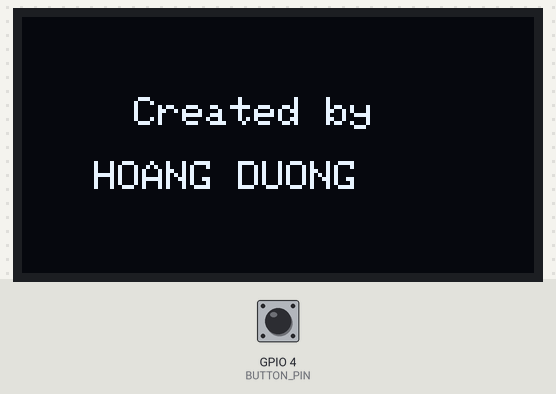
Bench run of a sketch on a simulated ESP32. On the bench: 128×64 one-colour display. Inputs (shaded band) come from the test bench; at power-on: GPIO 4 (BUTTON_PIN) HIGH. Random numbers use the default seed unless the sketch sets one.

Above: at 2.1 s.
At 5.1 s:
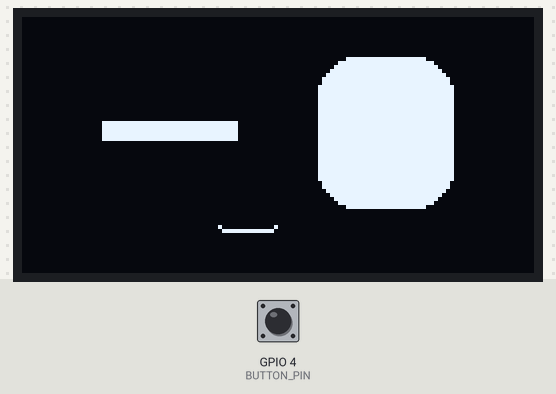
5.2 s: GPIO 4 (BUTTON_PIN) pulled LOW for 0.15 s
At 5.5 s:
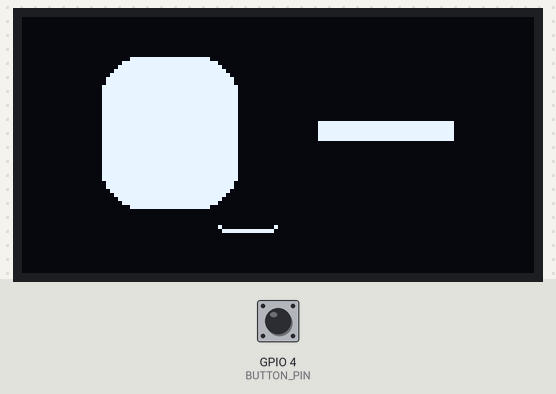
8.3 s: GPIO 4 (BUTTON_PIN) pulled LOW for 1 s
At 9.1 s:
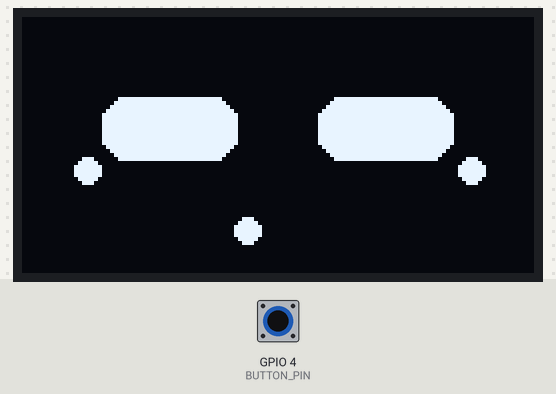
12.3 s: GPIO 4 (BUTTON_PIN) pulled LOW for 0.15 s
At 13.3 s:
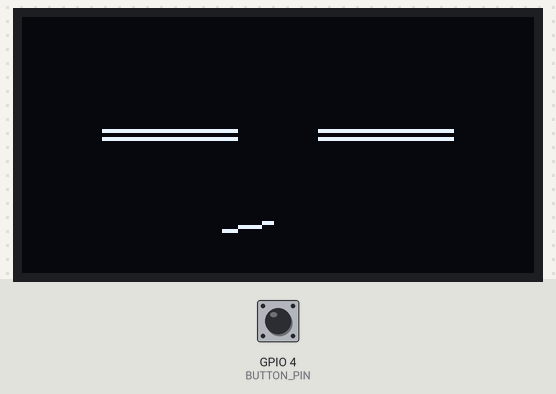
Timing chart, 0 to 15.3 s (numbered marks = the images above; inputs shaded):
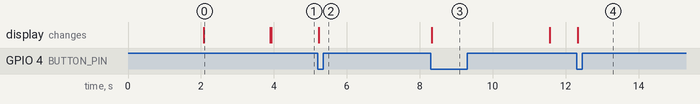

Measured:
- what the display in image 0 shows lasts 1.8 s, from 2.1 s to 3.9 s

The sketch:

Dasai_Mochi.ino
```cpp
#include <Wire.h>
#include <Adafruit_GFX.h>
#include <Adafruit_SSD1306.h>

#define SCREEN_WIDTH 128
#define SCREEN_HEIGHT 64
#define OLED_RESET    -1
Adafruit_SSD1306 display(SCREEN_WIDTH, SCREEN_HEIGHT, &Wire, OLED_RESET);

#define SDA_PIN 8
#define SCL_PIN 9
#define BUTTON_PIN 4  // Nút bấm đổi trạng thái lập tức

// Danh sách hơn 15 trạng thái chuyển động & biểu cảm ngộ nghĩnh
enum State {
  HAPPY,         // 0. Cười vui vẻ
  LOOK_AROUND,   // 1. Liếc qua lại trái phải tinh nghịch
  LOOK_UP_DOWN,  // 2. Nhìn lên nhìn xuống ngộ nghĩnh
  DOUBLE_BLINK,  // 3. Nháy mắt liên tục 2 lần
  SPARKLE,       // 4. Mắt cười tít hình cung (^ ^)
  LOVE,          // 5. Mắt trái tim lấp lánh ❤️
  SURPRISED,     // 6. Ngạc nhiên tròn xoe há miệng
  ANGRY,         // 7. Cáu kỉnh / Nghiến răng
  CRY,           // 8. Buồn mếu máo rớm lệ
  SLEEPING,      // 9. Ngủ gật khò khò (- -)
  PROUD,         // 10. Tự đắc nhếch mép
  DIZZY,         // 11. Mắt chóng mặt hình chữ X (X X)
  SQUINT,        // 12. Mắt nheo tít gian xảo
  WINK_LEFT,     // 13. Nháy mắt trái tinh nghịch
  WINK_RIGHT,    // 14. Nháy mắt phải tinh nghịch
  SHY            // 15. Xấu hổ má đỏ / cười thẹn thùng
};

State currentState = HAPPY;
unsigned long lastExpressionChange = 0;
unsigned long expressionInterval = 3000;
unsigned long lastAnimUpdate = 0;
int animStep = 0;
bool buttonLastState = HIGH;

// --- Hàm vẽ Mắt cơ bản ---
void drawEye(int x, int y, int w, int h, int r) {
  display.fillRoundRect(x, y, w, h, r, SSD1306_WHITE);
}

void drawBlink(int x, int y, int w) {
  display.fillRect(x, y + 16, w, 5, SSD1306_WHITE);
}

// --- Hàm vẽ Miệng tương ứng với 16 trạng thái ---
void drawMouth(State state) {
  int mouthX = 56;
  int mouthY = 53;

  switch (state) {
    case HAPPY:
    case SPARKLE:
    case WINK_LEFT:
    case WINK_RIGHT:
      // Miệng cười mỉm
      display.drawFastHLine(mouthX - 6, mouthY, 13, SSD1306_WHITE);
      display.drawPixel(mouthX - 7, mouthY - 1, SSD1306_WHITE);
      display.drawPixel(mouthX + 7, mouthY - 1, SSD1306_WHITE);
      break;

    case LOVE:
    case SHY:
      // Miệng chúm chím nhỏ
      display.fillCircle(mouthX, mouthY, 3, SSD1306_WHITE);
      break;

    case SURPRISED:
    case DIZZY:
      // Miệng há to chữ O
      display.fillCircle(mouthX, mouthY, 5, SSD1306_BLACK);
      display.drawCircle(mouthX, mouthY, 5, SSD1306_WHITE);
      break;

    case ANGRY:
      // Miệng cáu kỉnh (zic-zac)
      display.drawLine(mouthX - 8, mouthY + 2, mouthX - 3, mouthY - 2, SSD1306_WHITE);
      display.drawLine(mouthX - 3, mouthY - 2, mouthX + 3, mouthY + 2, SSD1306_WHITE);
      display.drawLine(mouthX + 3, mouthY + 2, mouthX + 8, mouthY - 2, SSD1306_WHITE);
      break;

    case CRY:
      // Miệng mếu
      display.drawPixel(mouthX - 7, mouthY + 1, SSD1306_WHITE);
      display.drawFastHLine(mouthX - 6, mouthY, 13, SSD1306_WHITE);
      display.drawPixel(mouthX + 7, mouthY + 1, SSD1306_WHITE);
      break;

    case PROUD:
    case SQUINT:
      // Miệng nhếch mép
      display.drawLine(mouthX - 6, mouthY, mouthX + 6, mouthY - 2, SSD1306_WHITE);
      break;

    case SLEEPING:
      // Miệng khi ngủ
      display.drawFastHLine(mouthX - 3, mouthY, 7, SSD1306_WHITE);
      break;

    default:
      // Miệng ngang bình thường
      display.drawFastHLine(mouthX - 4, mouthY, 9, SSD1306_WHITE);
      break;
  }
}

// --- Hàm hiển thị khuôn mặt động hoàn chỉnh ---
void renderFace() {
  display.clearDisplay();

  int eyeWidth = 34;
  int eyeHeight = 38;
  int baseLeftX = 20;
  int baseRightX = 74;
  int baseEyeY = 10;

  int offsetX = 0;
  int offsetY = 0;

  // Xử lý chuyển động hoạt hoạ theo từng khung hình (animStep)
  if (currentState == LOOK_AROUND) {
    if (animStep % 4 == 0) offsetX = -7;
    else if (animStep % 4 == 2) offsetX = 7;
    else offsetX = 0;
  } else if (currentState == LOOK_UP_DOWN) {
    if (animStep % 2 == 0) offsetY = -5;
    else offsetY = 5;
  } else if (currentState == DOUBLE_BLINK) {
    if (animStep % 2 == 1) {
      drawBlink(baseLeftX, baseEyeY, eyeWidth);
      drawBlink(baseRightX, baseEyeY, eyeWidth);
      drawMouth(currentState);
      display.display();
      return;
    }
  }

  int leftX = baseLeftX + offsetX;
  int rightX = baseRightX + offsetX;
  int eyeY = baseEyeY + offsetY;

  // Vẽ mắt tương ứng với 16 trạng thái
  switch (currentState) {
    case HAPPY:
    case LOOK_AROUND:
    case LOOK_UP_DOWN:
    case DOUBLE_BLINK:
      drawEye(leftX, eyeY, eyeWidth, eyeHeight, 10);
      drawEye(rightX, eyeY, eyeWidth, eyeHeight, 10);
      break;

    case SPARKLE:
      drawEye(leftX, eyeY + 6, eyeWidth, eyeHeight - 6, 8);
      display.fillTriangle(leftX - 4, eyeY + 14, leftX + eyeWidth + 4, eyeY + 14, leftX + eyeWidth / 2, eyeY, SSD1306_BLACK);
      drawEye(rightX, eyeY + 6, eyeWidth, eyeHeight - 6, 8);
      display.fillTriangle(rightX - 4, eyeY + 14, rightX + eyeWidth + 4, eyeY + 14, rightX + eyeWidth / 2, eyeY, SSD1306_BLACK);
      break;

    case LOVE:
      display.fillCircle(leftX + 10, eyeY + 10, 9, SSD1306_WHITE);
      display.fillCircle(leftX + 26, eyeY + 10, 9, SSD1306_WHITE);
      display.fillTriangle(leftX, eyeY + 14, leftX + 36, eyeY + 14, leftX + 18, eyeY + 34, SSD1306_WHITE);
      display.fillCircle(rightX + 10, eyeY + 10, 9, SSD1306_WHITE);
      display.fillCircle(rightX + 26, eyeY + 10, 9, SSD1306_WHITE);
      display.fillTriangle(rightX, eyeY + 14, rightX + 36, eyeY + 14, rightX + 18, eyeY + 34, SSD1306_WHITE);
      break;

    case SURPRISED:
      display.fillCircle(leftX + 17, eyeY + 17, 16, SSD1306_WHITE);
      display.fillCircle(leftX + 17, eyeY + 17, 9, SSD1306_BLACK);
      display.fillCircle(rightX + 17, eyeY + 17, 16, SSD1306_WHITE);
      display.fillCircle(rightX + 17, eyeY + 17, 9, SSD1306_BLACK);
      break;

    case ANGRY:
      drawEye(leftX, eyeY, eyeWidth, eyeHeight, 8);
      display.fillTriangle(leftX - 5, eyeY - 4, leftX + eyeWidth + 5, eyeY - 4, leftX + eyeWidth + 5, eyeY + 14, SSD1306_BLACK);
      drawEye(rightX, eyeY, eyeWidth, eyeHeight, 8);
      display.fillTriangle(rightX - 5, eyeY - 4, rightX + eyeWidth + 5, eyeY - 4, rightX - 5, eyeY + 14, SSD1306_BLACK);
      break;

    case CRY:
      drawEye(leftX, eyeY, eyeWidth, eyeHeight, 8);
      display.fillTriangle(leftX - 4, eyeY - 4, leftX + eyeWidth + 4, eyeY - 4, leftX - 4, eyeY + 14, SSD1306_BLACK);
      display.fillCircle(leftX + 10, eyeY + 40, 3, SSD1306_WHITE);
      drawEye(rightX, eyeY, eyeWidth, eyeHeight, 8);
      display.fillTriangle(rightX - 4, eyeY - 4, rightX + eyeWidth + 4, eyeY - 4, rightX - 4, eyeY + 14, SSD1306_BLACK);
      display.fillCircle(rightX + 10, eyeY + 40, 3, SSD1306_WHITE);
      break;

    case SLEEPING:
      display.drawFastHLine(leftX, eyeY + 18, eyeWidth, SSD1306_WHITE);
      display.drawFastHLine(leftX, eyeY + 19, eyeWidth, SSD1306_WHITE);
      display.drawFastHLine(rightX, eyeY + 18, eyeWidth, SSD1306_WHITE);
      display.drawFastHLine(rightX, eyeY + 19, eyeWidth, SSD1306_WHITE);
      break;

    case PROUD:
      display.fillRoundRect(leftX, eyeY + 8, eyeWidth, 14, 6, SSD1306_WHITE);
      display.fillRoundRect(rightX, eyeY + 8, eyeWidth, 14, 6, SSD1306_WHITE);
      break;

    case DIZZY:
      display.drawLine(leftX, eyeY + 5, leftX + 30, eyeY + 35, SSD1306_WHITE);
      display.drawLine(leftX, eyeY + 35, leftX + 30, eyeY + 5, SSD1306_WHITE);
      display.fillRect(leftX + 6, eyeY + 12, 18, 12, SSD1306_BLACK);
      display.drawLine(rightX, eyeY + 5, rightX + 30, eyeY + 35, SSD1306_WHITE);
      display.drawLine(rightX, eyeY + 35, rightX + 30, eyeY + 5, SSD1306_WHITE);
      display.fillRect(rightX + 6, eyeY + 12, 18, 12, SSD1306_BLACK);
      break;

    case SQUINT:
      display.drawFastHLine(leftX, eyeY + 18, eyeWidth, SSD1306_WHITE);
      display.drawFastHLine(leftX, eyeY + 20, eyeWidth, SSD1306_WHITE);
      display.drawFastHLine(rightX, eyeY + 18, eyeWidth, SSD1306_WHITE);
      display.drawFastHLine(rightX, eyeY + 20, eyeWidth, SSD1306_WHITE);
      break;

    case WINK_LEFT:
      drawBlink(leftX, eyeY, eyeWidth); // Nháy mắt trái
      drawEye(rightX, eyeY, eyeWidth, eyeHeight, 10);
      break;

    case WINK_RIGHT:
      drawEye(leftX, eyeY, eyeWidth, eyeHeight, 10);
      drawBlink(rightX, eyeY, eyeWidth); // Nháy mắt phải
      break;

    case SHY:
      // Mắt cong thẹn thùng kèm hiệu ứng má hồng (chấm nhỏ hai bên)
      display.fillRoundRect(leftX, eyeY + 10, eyeWidth, 16, 6, SSD1306_WHITE);
      display.fillRoundRect(rightX, eyeY + 10, eyeWidth, 16, 6, SSD1306_WHITE);
      display.fillCircle(leftX - 4, eyeY + 28, 3, SSD1306_WHITE);
      display.fillCircle(rightX + eyeWidth + 4, eyeY + 28, 3, SSD1306_WHITE);
      break;
  }

  // Vẽ miệng tương ứng phía dưới
  drawMouth(currentState);
  display.display();
}

// --- Màn hình khởi động ---
void showBootScreen() {
  display.clearDisplay();
  display.setTextSize(2);
  display.setTextColor(SSD1306_WHITE);
  display.setCursor(6, 12);
  display.println(F("DASAI"));
  display.setCursor(24, 34);
  display.println(F("MOCHI"));
  display.display();
  delay(2000);

  display.clearDisplay();
  display.setTextSize(1);
  display.setCursor(28, 20);
  display.println(F("Created by"));
  display.setCursor(18, 36);
  display.println(F("HOANG DUONG"));
  display.display();
  delay(1800);
}

void setup() {
  pinMode(BUTTON_PIN, INPUT_PULLUP);
  Wire.begin(SDA_PIN, SCL_PIN);

  if (!display.begin(SSD1306_SWITCHCAPVCC, 0x3C)) {
    for (;;);
  }

  showBootScreen();
  randomSeed(analogRead(A0));
  renderFace();
}

void loop() {
  unsigned long currentMillis = millis();

  // Nhấn nút để chuyển đổi qua lại 16 trạng thái liên tục
  bool buttonCurrentState = digitalRead(BUTTON_PIN);
  if (buttonCurrentState == LOW && buttonLastState == HIGH) {
    currentState = static_cast<State>((currentState + 1) % 16);
    renderFace();
    lastExpressionChange = currentMillis;
    delay(200);
  }
  buttonLastState = buttonCurrentState;

  // Tự động đổi biểu cảm ngẫu nhiên sau mỗi 3 giây
  if (currentMillis - lastExpressionChange >= expressionInterval) {
    lastExpressionChange = currentMillis;
    expressionInterval = random(2500, 4500);
    currentState = static_cast<State>(random(0, 16)); // Chọn ngẫu nhiên trong 16 trạng thái
    renderFace();
  }

  // Cập nhật hoạt hoạ chuyển động mượt mà liên tục cho các trạng thái động
  if (currentMillis - lastAnimUpdate >= 300) {
    lastAnimUpdate = currentMillis;
    animStep++;
    if (currentState == LOOK_AROUND || currentState == LOOK_UP_DOWN || currentState == DOUBLE_BLINK) {
      renderFace();
    }
  }
}
```
